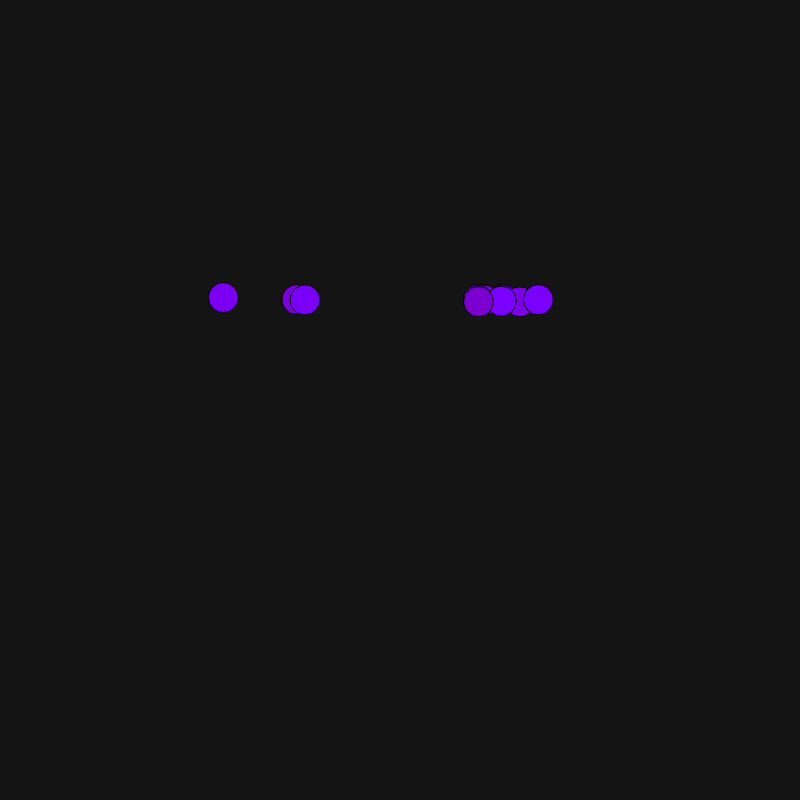
Frame 1 (no input)
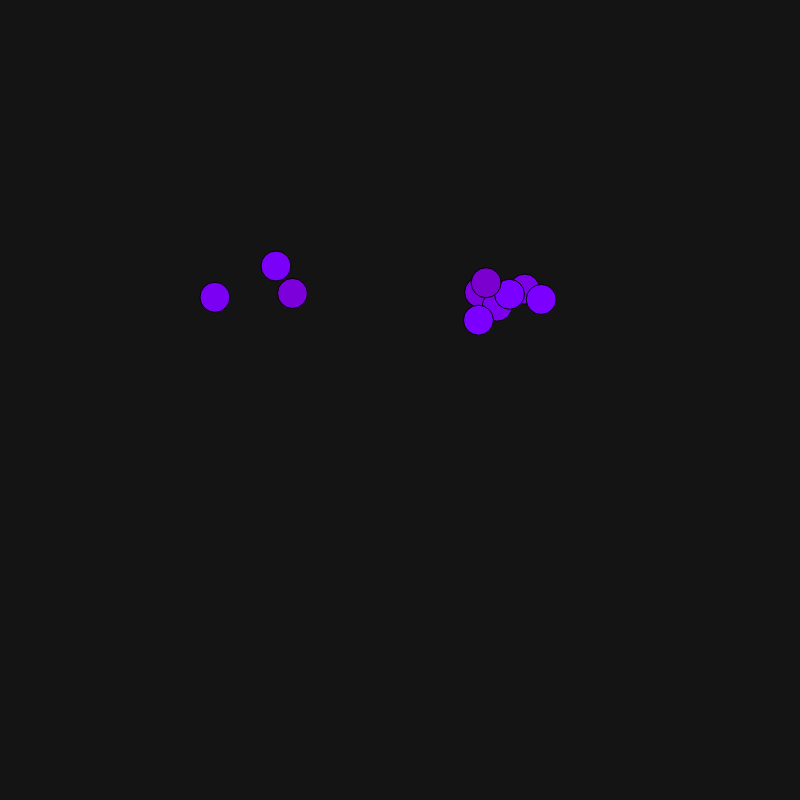
Frame 60 (no input)
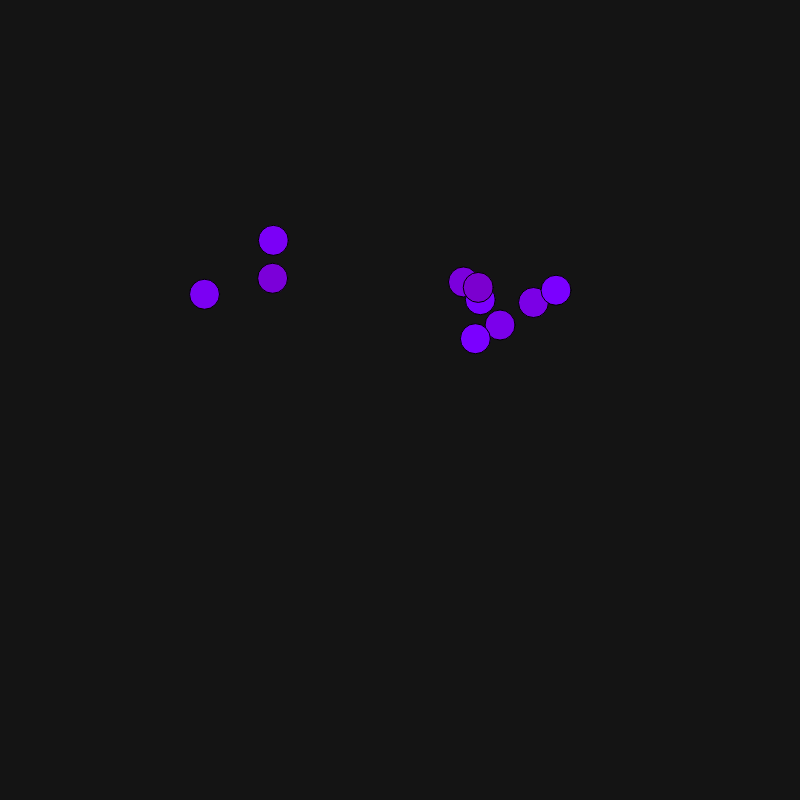
Frame 120 (the mouse pressed at the canvas centre since frame 60)

The p5.js sketch that drew these frames (run headless with seeded random() and noise() and a simulated clock; from frame 60 on, the mouse is pressed at the canvas centre):

// p5.js sketch
// ── sketch.js
// Create an array to put all the balls in it
let balls = [];
let numberOfBalls = 10;
//let myBall2;

// Object-orintaed programming
function setup() {
  createCanvas(800, 800);

  // Create n=numberOfBalls balls
  for (let i = 0; i < numberOfBalls; i = i + 1) {
    let ballX = random(200, 600);
    let ballY = 300;
    let ballColor = color(123, 0, 200 + random(0, 100));
    let ballR = 30;
    let ball = new Ball(ballX, ballY, ballColor, ballR);
    // Put the ball(s) in the balls array
    balls.push(ball);
  }
}
function draw() {
  background(20);

  //   for (let i = 0; i < numberOfBalls; i = i + 1) {
  //     balls[i].move();
  //     balls[i].show();
  //   }

  for (let ball of balls) {
    ball.move(random(0, 5));
    ball.show();
  }
  //   myBall.move(); // the sequence of the functions are whatever we defined in the class
  //   myBall.show();
  //   /// the attributes which belongs to myBall
  //   myBall.x;
  //   myBall2.move();
  //   myBall2.show();
}

class Ball {
  // x xposition, y yposition, c color, r radius
  constructor(x, y, c, r) {
    this.x = x;
    this.y = y;
    this.color = c;
    this.r = r;
  }
  ///methods are functions defined for a class
  /// Methods can also take attributes, like move(byHowMuch)

  move(byHowMuch) {
    this.x += random(-byHowMuch, byHowMuch);
    this.y += random(-byHowMuch, byHowMuch);
  }

  show() {
    /// first object needs to exist
    fill(this.color);
    circle(this.x, this.y, this.r); // "this" mean this specific object
  }
}
